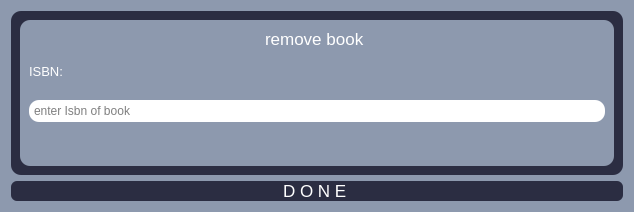
<?xml version="1.0" encoding="UTF-8"?>
<ui version="4.0">
 <class>Dialog</class>
 <widget class="QDialog" name="Dialog">
  <property name="geometry">
   <rect>
    <x>0</x>
    <y>0</y>
    <width>634</width>
    <height>212</height>
   </rect>
  </property>
  <property name="windowTitle">
   <string>Dialog</string>
  </property>
  <property name="styleSheet">
   <string notr="true">background-color:#8d99ae;</string>
  </property>
  <layout class="QVBoxLayout" name="verticalLayout">
   <item>
    <widget class="QWidget" name="widget" native="true">
     <property name="styleSheet">
      <string notr="true">background-color:#2b2d42;
border-radius:10px;</string>
     </property>
     <layout class="QVBoxLayout" name="verticalLayout_2">
      <item>
       <widget class="QFrame" name="frame">
        <property name="styleSheet">
         <string notr="true">background-color:#8d99ae;</string>
        </property>
        <property name="frameShape">
         <enum>QFrame::StyledPanel</enum>
        </property>
        <property name="frameShadow">
         <enum>QFrame::Raised</enum>
        </property>
        <layout class="QVBoxLayout" name="verticalLayout_3">
         <item alignment="Qt::AlignHCenter|Qt::AlignTop">
          <widget class="QLabel" name="label_remove_book">
           <property name="font">
            <font>
             <pointsize>13</pointsize>
            </font>
           </property>
           <property name="styleSheet">
            <string notr="true">color:white</string>
           </property>
           <property name="text">
            <string>remove book </string>
           </property>
          </widget>
         </item>
         <item alignment="Qt::AlignTop">
          <widget class="QLabel" name="label_isbn">
           <property name="font">
            <font>
             <pointsize>10</pointsize>
            </font>
           </property>
           <property name="styleSheet">
            <string notr="true">color:white</string>
           </property>
           <property name="text">
            <string>ISBN:</string>
           </property>
          </widget>
         </item>
         <item>
          <widget class="QLineEdit" name="lineEdit_isbn">
           <property name="styleSheet">
            <string notr="true">background-color:rgb(255,255,255);
padding:3px;</string>
           </property>
           <property name="placeholderText">
            <string>enter Isbn of book</string>
           </property>
          </widget>
         </item>
         <item alignment="Qt::AlignTop">
          <widget class="QLabel" name="label_alert">
           <property name="text">
            <string/>
           </property>
          </widget>
         </item>
        </layout>
       </widget>
      </item>
     </layout>
    </widget>
   </item>
   <item>
    <widget class="QPushButton" name="pushButton_done">
     <property name="font">
      <font>
       <pointsize>13</pointsize>
      </font>
     </property>
     <property name="styleSheet">
      <string notr="true">background-color:#2b2d42;
border-radius:6px;
color:white
</string>
     </property>
     <property name="text">
      <string>D O N E </string>
     </property>
    </widget>
   </item>
  </layout>
 </widget>
 <resources/>
 <connections/>
</ui>
